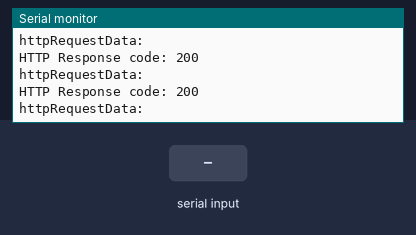
A sketch run on a simulated ESP8266 (NodeMCU). Parts: the last lines printed to the serial monitor. The inputs (shaded band) are chosen by the test bench. WiFi joins after 1.5 s; servers stay silent unless stated; uploads are accepted with an empty reply.

Above: at 2.7 s.
2.8 s: "1" received over Serial
At 3.09 s:
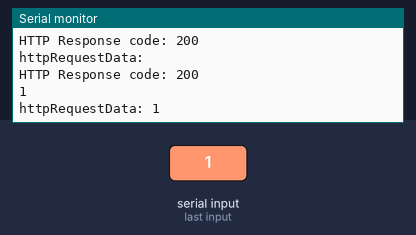
4.3 s: "0" received over Serial
At 4.5 s:
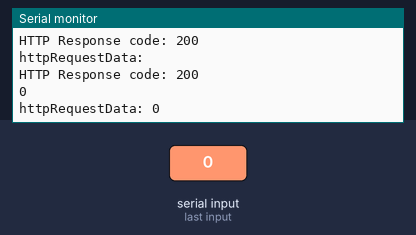
5.8 s: "2" received over Serial
At 6.11 s:
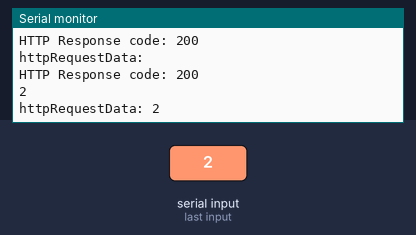

The sketch:

ESP8266_Code.ino
```cpp
/**
 * @file ESP8266_Code.ino
 * @brief Sends data from ESP8266 to a PHP file which inserts the data into a MySQL database.
 *
 * This code sends data from ESP8266 to a PHP file which inserts the data into a MySQL database.
 * It uses the ESP8266WiFi and ESP8266HTTPClient libraries for WiFi and HTTP communication.
 * The WiFi network credentials and the server name and URL path to the PHP file are defined in the code.
 * The code also defines an API key for security reasons and the sensor name and location.
 * The loop function reads data from the serial port and sends it to the PHP file using HTTP POST request.
 * The HTTP response code is printed to the serial monitor for debugging purposes.
 */
// Εναλλακτικές δηλώσεις βιβλιοθηκών για τη χρηση ESP32 αντί ESP8266
// #ifdef ESP32
//   #include <WiFi.h>
//   #include <HTTPClient.h>
// #else
#include <ESP8266WiFi.h>
#include <ESP8266HTTPClient.h>
#include <WiFiClient.h>
// #endif

#include <Wire.h>

// Στοιχεία σύνδεση στο ασύρματο δίκτυο
const char *ssid = " όνομα_SSID_δικτύου";
const char *password = "κωδικός_πρόσβασης_δικτύου";

// Domain name και URL path προς το αρχείο php που εισάγει τα δεδομένα μας στη βάση mysql.
// Αν δεν γνωρίζουμε το domain name, μπορούμε να βάλουμε την IP διεύθυνση με το path
// π.χ. 192.168.1.4/dimlytsios/test/post-esp-data_modified.php
const char *serverName = "http://users.sch.gr/dimlytsios/test/post-esp-data_modified.php";

// Ορισμός ενός API key για λόγους ασφαλείας στη μεταφόρτωση των δεδομένων.
// Αν το αλλάξουμε, πρέπει να το αλλάξουμε και στο αρχείο /post-esp-data.php
String apiKeyValue = "tPmAT5Ab3j7F9";

String sensorName = "BME280";
String sensorLocation = "Office";

void setup()
{
  Serial.begin(9600);
  /*while (!Serial){
    ;
  }*/

  WiFi.begin(ssid, password);
  Serial.println("Connecting");
  while (WiFi.status() != WL_CONNECTED)
  {
    delay(500);
    Serial.print(".");
  }
  Serial.println("");
  Serial.print("Connected to WiFi network with IP Address: ");
  Serial.println(WiFi.localIP());
}

void loop()
{
  // Έλεγχος της κατάστασης σύνδεσης στο ασύρματο δίκτυο
  if (WiFi.status() == WL_CONNECTED)
  {
    HTTPClient http;

    // Το Domain name με το URL path που ορίσαμε παραπάνω ή η IP διεύθυνση με το path
    http.begin(serverName);

    // Καθορισμός του τύπου των δεδομένων αποστολής
    http.addHeader("Content-Type", "application/x-www-form-urlencoded");

    // Παράδειγμα αποστολής δεδομένων όταν γνωρίζουμε απευθείας τις τιμές (HTTP POST request data)
    // Ένωση των τιμών σε ένα string και αποστολή.
    /*String httpRequestData = "api_key=" + apiKeyValue + "&sensor=" + sensorName
                          + "&location=" + sensorLocation + "&value1=" + String(bme.readTemperature())
                          + "&value2=" + String(bme.readHumidity()) + "&value3=" + String(bme.readPressure()/100.0F) + "";
    Serial.print("httpRequestData: ");
    Serial.println(httpRequestData);*/

    String httpRequestData = "";
    char character;

    // Παραλαβή ενός ενός byte δεδομένων από τη serial του nano, μετατροπή σε char και επαναληπτική ένωση για να σχηματιστεί ένα string αποστολής.
    // Το delay είναι ενδεικτικό για να μην "μπουκώνει" η σειριακή επικοινωνία μεταξύ ESP8266 και nano και διακόπτεται η επικοινωνία
    while (Serial.available())
    {
      character = Serial.read();
      httpRequestData.concat(character);
      delay(10);
    }

    if (httpRequestData != "")
    {
      Serial.println(httpRequestData);
    }

    // Εκτύπωση στην οθόνη των στοιχείων πριν τα μεταφορτώσουμε στο διαδίκτυο
    Serial.print("httpRequestData: ");
    Serial.println(httpRequestData);

    // Μεταφόρτωση των δεδομένων Send HTTP POST
    int httpResponseCode = http.POST(httpRequestData);

    // Παράδειγμα αποστολής δεδομένων τύπου: text/plain
    // http.addHeader("Content-Type", "text/plain");
    // int httpResponseCode = http.POST("Hello, World!");

    // Παράδειγμα αποστολής δεδομένων τύπου: application/json
    // http.addHeader("Content-Type", "application/json");
    // int httpResponseCode = http.POST("{\"value1\":\"19\",\"value2\":\"67\",\"value3\":\"78\"}");

    if (httpResponseCode > 0)
    {
      Serial.print("HTTP Response code: ");
      Serial.println(httpResponseCode);
    }
    else
    {
      Serial.print("Error code: ");
      Serial.println(httpResponseCode);
    }

    // Άδειασμα των πόρων μεταφόρτωσης
    http.end();
  }
  else
  {
    Serial.println("WiFi Disconnected");
  }
}
```

Measured:
- after the input at 2.8 s, the serial monitor: prints a new line after 0.13 s (image 1)
- after the input at 4.3 s, the serial monitor: prints a new line at once (image 2)
- after the input at 5.8 s, the serial monitor: prints a new line after 0.16 s (image 3)
